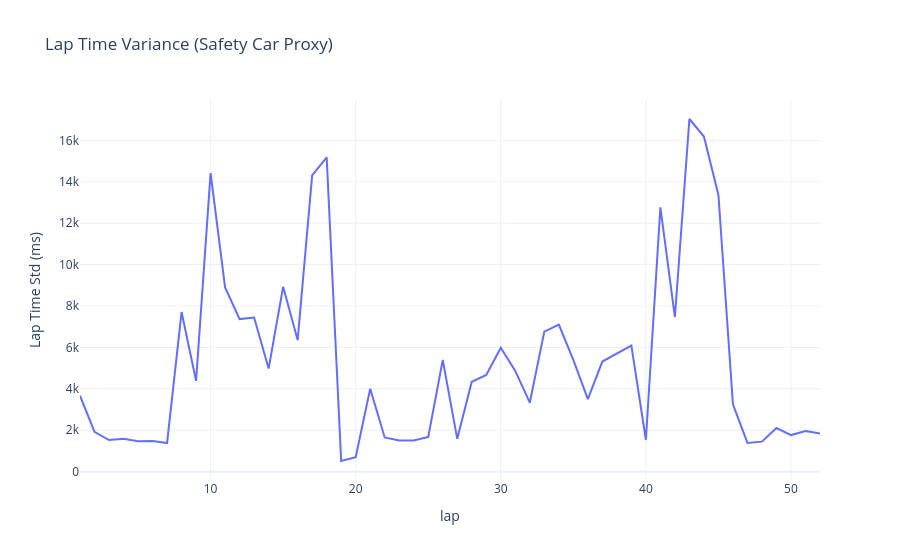

The code cell stored with this chart in its notebook:
### Code cell
import plotly.express as px
from pathlib import Path

lap_variance = (
    df_laps.groupby("lap")["lap_time_ms"]
    .std().reset_index(name="lap_std_ms")
)

fig = px.line(
    lap_variance, x="lap", y="lap_std_ms",
    title="Lap Time Variance (Safety Car Proxy)",
    labels={"lap_std_ms":"Lap Time Std (ms)"}
)
fig.update_layout(template="plotly_white")
fig.show()


out_dir = Path("plots")
out_dir.mkdir(exist_ok=True)

# fig.write_html(out_dir / "positions_gained.html", include_plotlyjs="cdn")

### Figure 1 — Plotly figure (JSON) as saved in the notebook; plotly's stock layout.template omitted (floating-point values rounded to 4 significant figures)
{"data": [{"hovertemplate": "lap=%{x}<br>Lap Time Std (ms)=%{y}<extra></extra>", "legendgroup": "", "line": {"color": "#636efa", "dash": "solid"}, "marker": {"symbol": "circle"}, "mode": "lines", "name": "", "orientation": "v", "showlegend": false, "type": "scatter", "x": [1, 2, 3, 4, 5, 6, 7, 8, 9, 10, 11, 12, 13, 14, 15, 16, 17, 18, 19, 20, 21, 22, 23, 24, 25, 26, 27, 28, 29, 30, 31, 32, 33, 34, 35, 36, 37, 38, 39, 40, 41, 42, 43, 44, 45, 46, 47, 48, 49, 50, 51, 52], "xaxis": "x", "y": [3668.0, 1918.0, 1528.0, 1587.0, 1470.0, 1483.0, 1383.0, 7708.0, 4387.0, 14410.0, 8897.0, 7368.0, 7445.0, 4977.0, 8931.0, 6356.0, 14310.0, 15180.0, 514.1, 701.4, 4004.0, 1651.0, 1506.0, 1505.0, 1680.0, 5393.0, 1584.0, 4338.0, 4670.0, 5982.0, 4867.0, 3329.0, 6760.0, 7104.0, 5396.0, 3507.0, 5317.0, 5716.0, 6089.0, 1541.0, 12760.0, 7467.0, 17030.0, 16190.0, 13360.0, 3247.0, 1385.0, 1448.0, 2108.0, 1767.0, 1965.0, 1840.0], "yaxis": "y"}], "layout": {"legend": {"tracegroupgap": 0}, "title": {"text": "Lap Time Variance (Safety Car Proxy)"}, "xaxis": {"anchor": "y", "domain": [0, 1], "title": {"text": "lap"}}, "yaxis": {"anchor": "x", "domain": [0, 1], "title": {"text": "Lap Time Std (ms)"}}}}
